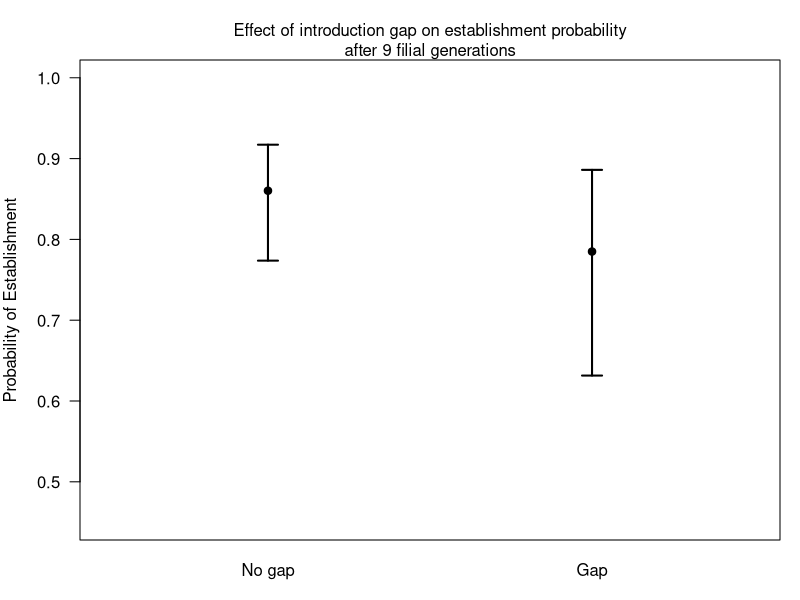

Write the R code that produced this figure. (Note: this script raises an error after producing the figure.)
#### Title: Extinction probability analysis ####
###
### Author: Michael Koontz
### Email: mikoontz@gmail.com
###
### Date Created: 20150502
### Penultimate Updated: 20160124 (Changed frame of reference from extinction to establishment)
### Last Updated: 20161120
###
#### Purpose: Use tidy extinction data to assess the probability of extinction depending on different covariates. ####
###
### There are 6 different analysis presented here. 

### The first uses generation 9 (the end of the experiment) as the fixed point where we assess whether or not a population has established.

### The second analysis uses generation 6 as the fixed point where we assess whether or not a population has established. Generation 6 is after all introductions have completed, but before we see the rapid decline in population abundance that may indicate an additional biological process is at work.

### The third analysis uses all generations after introductions are complete (5 through 9) and includes a random effect of population ID to account for the repeated measures. This analysis was halted early on due to an inability to fit the models to the data.

### The fourth analysis uses generation 5 as the fixed point where we assess whether or not a population has established. Generation 5 is the first generation after all introductions have completed for all populations.

### The fifth analysis uses a relative timepoint to measure extant/extinct. Here, we assess establishment 5 generations after the final introduction event for each introduction regime. Since the 20x1 introduction regime took 1 generation to implement (new individuals to a patch in generation P), we look at generation 5 (F5) for establishment. Since the 4x5 introduction regime took 5 generations to implement (new individuals to a patch in generations P, F1, F2, F3, F4), we look at generation 9 (F9) for establishment. This analysis preempts the counterargument that the fewer, larger introductions had more time to go extinct, thus we see they have a lower estimated establishment probability at any given absolute time point.

### Sixth analysis assess establishment at generation 7

#### Load libraries, read data, and set it up for analysis ####
# Clear environment if necessary
# rm(list=ls())

library(lme4)
library(lsmeans)
library(multcompView)
library(tidyr)

b <- read.csv("data/clean-establishment-data.csv")
b$number <- as.factor(b$number)
b$block <- as.factor(b$block)
b$gap <- as.factor(b$gap)


##### Analysis 1: Extant/extinct assessment at generation 9 #####

#### Analysis 1: Assessing effect of the introduction gap ####

# Subset data to represent the only blocks and introduction treatments that COULD have experienced introduction gaps
gap.potential <- subset(b, subset=(block!=3)&(number%in%c(2,4)))

# We use a simple random effects structure here, because there is far less data in this subsetted dataset. Use extant assessment at generation 10 (9 full censuses after initial introduction).
m1 <- glmer(extant9 ~ number*environment*gap + (1 | block), data=gap.potential, family=binomial, control=glmerControl(optimizer="bobyqa"))

# Update the model fit to remove the 3-way interaction
m2 <- update(m1, formula= .~. - number:environment:gap)

anova(m1,m2) # LRT suggests model with 3-way interaction is not more likely than model with additive effect of gap. Drop 3-way interaction with gap.

m3 <- update(m2, formula= .~. -gap:environment)

anova(m2, m3) # LRT suggests model with interaction between gap and environment is not more likely than model without, so we drop the gap:environment interaction.

m4 <- update(m3, formula= .~. -gap:number)

anova(m3, m4) # LRT suggests model with interaction between gap and propagule number is not more likely than model without, so we drop the gap:number interaction.

m5 <- update(m4, formula= .~. -gap)

anova(m4, m5) # LRT suggests that the model with an additive effect of gap is NOT more likely than the model without, so we drop the effect of gap. Note this is DIFFERENT than the analysis where extant/extinct is assessed relative to when introductions finish.

#--------------------
#### Analysis 1: Plot effect (if any) of introduction gap ####
# Quick plot to show marginal effect of introduction gap (very overlapping CIs when looking at generation 9)
#--------------------
# Recall that plogis() has the effect of being an inverse logit function and qlogis() has the effect of being a logit function.

ls <- summary(lsmeans::lsmeans(m4, pairwise ~ as.factor(gap), adjust="none")$lsmeans)

cont <- lsmeans::lsmeans(m4, pairwise ~ as.factor(gap), adjust="none")$contrasts
cont.mu <- plogis(summary(cont)$estimate)
cont.SE <- c(plogis(summary(cont)$estimate - summary(cont)$SE), plogis(summary(cont)$estimate + summary(cont)$SE))
cont.SE

mu <- plogis(ls$lsmean)
CI <- rbind(plogis(ls$asymp.LCL), plogis(ls$asymp.UCL))

# pdf("Clean Plots/introduction gap effect.pdf", height=3.75, width=3.75)
par(mar=c(3,4,3,1))
plot(x=c(1,2), y=mu, ylim=c(0.45, 1), xlim=c(0.5,2.5), las=1, pch=19, xaxt="n", xlab=NA, ylab="Probability of Establishment")
axis(side=1, at=c(1,2), labels=c("No gap", "Gap"), tick=FALSE)
arrows(x0=c(1,2), y0=CI[1,], y1=CI[2,], code=3, length=0.1, angle=90, lwd=2)
# dev.off()

mtext(side=3, text="Effect of introduction gap on establishment probability\nafter 9 filial generations")

#-----------------------
# No need to trim the data to exclude those populations that experienced an introduction gap.
#-----------------------

# Subset to remove populations with an introduction gap
b.trim <- b

#-------------------
#### Analysis 1: Determining the random effects structure ####
### Test whether there are interactions between the covariates and the random effect of block
#-------------------

# The 'keep it maximal' random effects structure; Possibly too many parameters to justify this approach.
m5a <- glmer(extant9 ~ number*environment + (number*environment | block), data=b.trim, family=binomial, control=glmerControl(optimizer="bobyqa")) # Doesn't converge

m5b <- update(m5a, formula= .~ number*environment + (number + environment | block))

anova(m5a, m5b) # Doesn't appear to be a three way interaction bw number, environment, and block.

m5c <- update(m5b, formula= . ~ number*environment + (number | block))

anova(m5b, m5c) # No interaction between block and environment

m5d <- update(m5c, formula= . ~ number*environment + (environment | block))

anova(m5c, m5d) # No interaction between block and number

# There appear to be no interactions between block and the fixed covariates, so we use a simple random intercept structure for the random effect of temporal block.

#----------------
#### Analysis 1: Influence of fixed effects ####
#----------------

# Use LRT tests to guide interpretation, but all fixed effects will remain in the model in the end
m6 <- glmer(extant9 ~ number*environment + (1 | block), data=b.trim, family=binomial, control=glmerControl(optimizer="bobyqa"))

m7 <- update(m6, formula= .~. - number:environment)

anova(m6, m7) # Doesn't appear to be an interaction between propagule number and environmental stability

m8 <- update(m7, formula= .~. -environment)

anova(m7, m8) # Environment doesn't seem to affect extinction probability

m9 <- update(m8, formula= .~. -number)

anova(m8, m9) # Propagule number seems to be very important for extinction probability

# The final model which includes all fixed effects and uses the trimmed dataset without populations that experienced a gap in the introduction period
final <- m6

#### Analysis 1: Interpretation and contrasts ####

results <- lsmeans::lsmeans(final, pairwise ~ number, adjust="none")
results
posthoc <- summary(results$lsmeans)

sig_letters <- lsmeans::cld(results, Letters = letters)$.group[order(cld(results)$number)]
xvals <- 1:length(posthoc$lsmean)
min_y <- min(plogis(posthoc$asymp.LCL))

plot(x = xvals, y=plogis(posthoc$lsmean), 
     ylim=c(min_y, 1.0), 
     xlim = range(xvals) + c(-0.5, 0.5), 
     las=1, 
     pch=19, 
     xaxt="n", 
     xlab="Introduction regime", 
     ylab="Establishment probability", 
     bty="L")

axis(side=1, 
     at = xvals, 
     labels = c("20x1","10x2","5x4","4x5"), 
     tick = FALSE)

arrows(x0 = xvals, 
       y0 = plogis(posthoc$asymp.LCL), 
       y1 = plogis(posthoc$asymp.UCL), 
       code = 3, 
       length = 0.1, 
       angle = 90, 
       lwd = 2)

text(x = 1:4, y = 1.02, labels = sig_letters)

mtext(side=3, 
      text="Effect of propagule number on extinction probability\nafter 9 filial generations", 
      line = 2)
#### Analysis 1: Effect of temporary extinctions ####

bb <- subset(b.trim, subset=number %in% c(2,4,5))
bb$temp <- ifelse(bb$temp.extinctions > 0, yes=TRUE, no=FALSE)
bb$temp <- as.factor(bb$temp)

(nrow(b.trim) - sum(b.trim$extant9)) / nrow(b.trim)
# Total extinct through 9 generations: 150/917 = 0.164
(nrow(b.trim) - sum(b.trim$extant_5_after)) / nrow(b.trim)
# Total extinct 5 generations after final intro: 108/917 = 0.1178

sum(b.trim$temp.extinctions > 0) / nrow(bb)
# Temporary extinction before new introduction: 115/677 = 0.1699
sum(b.trim$temp.extinctions > 1) / nrow(bb)
# Temporarily extinct twice before new introduction: 13/677 = 0.0192
sum(b.trim$temp.extinctions > 2) / nrow(bb)
# Temporarily extinct thrice before new introduction: 1/677 = 0.00148

# Proportion extant at end of experiment
aggregate(extant_5_after ~ temp + number, FUN=mean, data=bb) 
aggregate(loss ~ number, FUN=mean, data=bb)
aggregate(temp.extinctions ~ number, FUN=sum, data=bb)

tempA <- glmer(extant9 ~ number*environment + temp + (1 | block), data=bb, family=binomial, control=glmerControl(optimizer="bobyqa"))

reducedModel <- glmer(extant9 ~ number*environment + (1 | block), data=bb, family=binomial, control=glmerControl(optimizer="bobyqa"))

anova(tempA, reducedModel) # Significant effect of temporary extinction versus not

lossA <- glmer(extant9 ~ number*environment + loss + (1 | block), data=bb, family=binomial, control=glmerControl(optimizer="bobyqa"))

anova(lossA, reducedModel) # Significant effect of AMOUNT of loss. More genetic inputs lost meant a higher extinction probability
summary(lossA) # One more potential beetle lost means a decrease in 0.11 log odds of establishment.
# plogis(0.92) # Mean probability of establishment
# plogis(0.92 - 0.11) # Approximate probability of establishment with 1 fewer individual
# plogis(0.92 - .11*5) # Approximate probability of establishment with 5 fewer individuals



##### Analysis 2: Extant/extinct assessment at generation 6 #####

#### Analysis 2: Assessing effect of the introduction gap ####
# Subset data to represent the only blocks and introduction treatments that COULD have experienced introduction gaps
gap.potential <- subset(b, subset=(block!=3)&(number%in%c(2,4)))

# We use a simple random effects structure here, because there is far less data in this subsetted dataset. Use extant assessment at generation 6.
m1 <- glmer(extant6 ~ number*environment*gap + (1 | block), data=gap.potential, family=binomial, control=glmerControl(optimizer="bobyqa"))
# Model fails to converge...

# Update the model fit to remove the 3-way interaction
m2 <- update(m1, formula= .~. - number:environment:gap)
# This model is nearly unidentifiable.

anova(m1,m2) # LRT suggests model with 3-way interaction is not more likely than model with additive effect of gap. Drop 3-way interaction with gap. Also, the previous model failed to converge so really we'll "start" with the model that doesn't have the 3-way interaction

m3 <- update(m2, formula= .~. -gap:environment)

anova(m2, m3) # LRT suggests model with interaction between gap and environment is not more likely than model without, so we drop the gap:environment interaction. Also, m2 and m3 didn't fit without a Warning about degenerate Hessians.

m4 <- update(m3, formula= .~. -gap:number) # This is the first model that fits without throwing a Warning message. Let's use this as the fullest model.

anova(m3, m4) # LRT suggests model with interaction between gap and propagule number IS more likely than the model without, so we have to deal with this.

#--------------------
#### Analysis 2: Plot effect (if any) of introduction gap ####
# Quick plot to show marginal effect of introduction gap (very overlapping CIs when looking at generation 9)
#--------------------
# Recall that plogis() has the effect of being an inverse logit function and qlogis() has the effect of being a logit function.

ls <- summary(lsmeans::lsmeans(m4, pairwise ~ as.factor(gap) + number, adjust="none")$lsmeans)

cont <- lsmeans::lsmeans(m4, pairwise ~ as.factor(gap) + number, adjust="none")$contrasts
cont.mu <- plogis(summary(cont)$estimate)
cont.SE <- c(plogis(summary(cont)$estimate - summary(cont)$SE), plogis(summary(cont)$estimate + summary(cont)$SE))
cont.SE

mu <- plogis(ls$lsmean)
CI <- rbind(plogis(ls$asymp.LCL), plogis(ls$asymp.UCL))

# pdf("Clean Plots/introduction gap effect.pdf", height=3.75, width=3.75)
par(mar=c(5,4,2,1))
plot(x=1:4, y=mu, ylim=c(0.45, 1), xlim=c(0.5,4.5), las=1, pch=19, xaxt="n", xlab=NA, ylab="Probability of Establishment")
axis(side=1, at=1:4, labels=rep(c("No gap", "Gap"), times = 2), tick=FALSE)
mtext(side = 1, at = c(1.5, 3.5), text = c("10x2", "5x4"), line = 3)

arrows(x0=1:4, y0=CI[1,], y1=CI[2,], code=3, length=0.1, angle=90, lwd=2)
# dev.off()

mtext(side=3, text="Effect of introduction gap on establishment probability\nafter 6 generations")

#-----------------------
# We need to trim the data to exclude those populations that experienced an introduction gap.
#-----------------------

# Subset to remove populations with an introduction gap
b.trim <- b[b$gap == "FALSE", ]
# dim(b.trim) # 842 populations didn't experience an introduction gap.

#-------------------
#### Analysis 2: Determining the random effects structure ####
# Test whether there are interactions between the covariates and the random effect of block
#-------------------

# The 'keep it maximal' random effects structure; Possibly too many parameters to justify this approach.
m5a <- glmer(extant6 ~ number*environment + (number*environment | block), data=b.trim, family=binomial, control=glmerControl(optimizer="bobyqa"))

m5b <- update(m5a, formula= .~ number*environment + (number + environment | block)) # This is the most complicated random effects structure we can fit.

anova(m5a, m5b) # Doesn't appear to be a three way interaction bw number, environment, and block based on LRT, but we had trouble fitting the m5a model.

m5c <- update(m5b, formula= . ~ number*environment + (number | block))

anova(m5b, m5c) # No interaction between block and environment

m5d <- update(m5c, formula= . ~ number*environment + (environment | block))

anova(m5c, m5d) # No interaction between block and number

# There appear to be no interactions between block and the fixed covariates, so we use a simple random intercept structure for the random effect of temporal block.

#----------------
#### Analysis 2: Influence of fixed effects ####

# Use LRT tests to guide interpretation, but all fixed effects will remain in the model in the end
m6 <- glmer(extant6 ~ number + environment + number:environment + (1 | block), data=b.trim, family=binomial, control=glmerControl(optimizer="bobyqa"))

m7 <- update(m6, formula= .~. - number:environment)

anova(m6, m7) # Doesn't appear to be an interaction between propagule number and environmental stability

m8 <- update(m7, formula= .~. -environment)

anova(m7, m8) # Environment doesn't seem to affect extinction probability

m9 <- update(m8, formula= .~. -number)

anova(m8, m9) # Propagule number seems to be very important for extinction probability

# The final model which includes all fixed effects and uses the trimmed dataset without populations that experienced a gap in the introduction period
final <- m6
#### Analysis 2: Interpretation and contrasts ####

results <- lsmeans::lsmeans(final, pairwise ~ number, adjust="none")
results
posthoc <- summary(results$lsmeans)

sig_letters <- lsmeans::cld(results, Letters = letters)$.group[order(cld(results)$number)]
xvals <- 1:length(posthoc$lsmean)

plot(x = xvals, y=plogis(posthoc$lsmean), 
     ylim=c(0.7, 1.0), 
     xlim = range(xvals) + c(-0.5, 0.5), 
     las=1, 
     pch=19, 
     xaxt="n", 
     xlab="Introduction regime", 
     ylab="Establishment probability", 
     col=cols, 
     bty="L")

# cols <- c("dodgerblue", "brown1", "gold", "green")
cols <- "black"

axis(side=1, 
     at = xvals, 
     labels = c("20x1","10x2","5x4","4x5"), 
     tick = FALSE)

arrows(x0 = xvals, 
       y0 = plogis(posthoc$asymp.LCL), 
       y1 = plogis(posthoc$asymp.UCL), 
       code = 3, 
       length = 0.1, 
       angle = 90, 
       lwd = 2,
       col = cols)

text(x = 1:4, y = 1.02, labels = sig_letters)

mtext(side=3, 
      text="Effect of propagule number on extinction probability\nafter 6 generations", 
      line = 2)

##### Analysis 3: Extant/extinct assessment at each generation, include generation as a fixed effect, population ID as random effect #####

#### Analysis 3: Assessing effect of the introduction gap ####
bb <- subset(b, select = c("ID", "block", "number", "environment", "gap", paste0("extant", 1:9)))

# Gather the extant/extinct assessments currently in short form across columns into a 2-column pair of keys and values.
long_b <- gather(bb, key = generation, value = extant, -c(ID, block, number, environment, gap))
# Convert the gathered "generation" column to a numeric value representing which filial generation the row refers to
long_b$generation <- as.numeric(substr(long_b$generation, start = 7, stop = nchar(long_b$generation)))

# We are only interested in generations 5 through 9, which represent time points with all introductions completed
long_b <- subset(long_b, generation >= 5)

gap.potential <- subset(long_b, subset=(block!=3)&(number%in%c(2,4)))

str(gap.potential)
fm1 <- glmer(extant ~ number * environment * generation + gap + (1 | ID) + (1 | block), data = gap.potential, family = "binomial", control=glmerControl(optimizer="bobyqa"))

fm2 <- update(fm1, . ~ . - gap)
anova(fm1, fm2) # Looks like model with gap is more likely than the model without, so we'll drop those populations that experienced an introduction gap.

b_trim <- long_b[long_b$gap == "FALSE", ]
#### Analysis 3: Determining the random effects structure ####
# Even the simplest possible model that we'd be interested in won't fit using this framework. Let's abandon it in favor of fitting models for each generation that we care about.
fm1 <- glmer(extant ~ number * environment + generation + (1 | ID) + (1 | block), data = b_trim, family = "binomial", control=glmerControl(optimizer="bobyqa"))

# What about ensuring ID is a factor?
b_trim$ID <- as.factor(b_trim$ID)
fm2 <- glmer(extant ~ number * environment + generation + (1 | ID) + (1 | block), data = b_trim, family = "binomial", control=glmerControl(optimizer="bobyqa"))
#No convergence.

# What about making generation a factor?
fm3 <- glmer(extant ~ number * environment + as.factor(generation) + (1 | ID) + (1 | block), data = b_trim, family = "binomial", control=glmerControl(optimizer="bobyqa"))
# Still no convergence.
# Additional check if no convergence should be worrisome
relgrad <- with(fm3@optinfo$derivs, solve(Hessian, gradient))
max(abs(relgrad))


# What kind of variation is in the data?
aggregate(extant ~ number + environment + generation, FUN = mean, data = b_trim)
# Some, but not a lot when broken down by generation like this. Perhaps that's why the model won't converge?

##### Analysis 4: Extant/extinct assessment at generation 5 #####
## This analysis may not prove useful, as no populations in the 4x5 introduction regime went extinct by this time.
#### Analysis 4: Assessing effect of the introduction gap ####
# Subset data to represent the only blocks and introduction treatments that COULD have experienced introduction gaps
gap.potential <- subset(b, subset=(block!=3)&(number%in%c(2,4)))

# We use a simple random effects structure here, because there is far less data in this subsetted dataset. Use extant assessment at generation 10 (9 full censuses after initial introduction).
m1 <- glmer(extant5 ~ number*environment*gap + (1 | block), data=gap.potential, family=binomial, control=glmerControl(optimizer="bobyqa"))

# Update the model fit to remove the 3-way interaction
m2 <- update(m1, formula= .~. - number:environment:gap)

anova(m1,m2) # LRT suggests model with 3-way interaction is not more likely than model with additive effect of gap. Also, model with 3-way interaction failed to converge. Drop 3-way interaction with gap.

m3 <- update(m2, formula= .~. -gap:environment)

anova(m2, m3) # LRT suggests model with interaction between gap and environment is not more likely than model without, so we drop the gap:environment interaction.

m4 <- update(m3, formula= .~. -gap:number)

anova(m3, m4) # LRT suggests model with interaction between gap and propagule number is not more likely than model without, so we drop the gap:number interaction.

m5 <- update(m4, formula= .~. -gap)

anova(m4, m5) # LRT suggests that the model with an additive effect of gap is NOT more likely than the model without, so we drop the effect of gap.
#### Analysis 4: Plot effect (if any) of introduction gap ####
# Quick plot to show marginal effect of introduction gap (very overlapping CIs when looking at generation 9)
#--------------------
# Recall that plogis() has the effect of being an inverse logit function and qlogis() has the effect of being a logit function.

ls <- summary(lsmeans::lsmeans(m4, pairwise ~ as.factor(gap), adjust="none")$lsmeans)

cont <- lsmeans::lsmeans(m4, pairwise ~ as.factor(gap), adjust="none")$contrasts
cont.mu <- plogis(summary(cont)$estimate)
cont.SE <- c(plogis(summary(cont)$estimate - summary(cont)$SE), plogis(summary(cont)$estimate + summary(cont)$SE))
cont.SE

mu <- plogis(ls$lsmean)
CI <- rbind(plogis(ls$asymp.LCL), plogis(ls$asymp.UCL))

# pdf("Clean Plots/introduction gap effect.pdf", height=3.75, width=3.75)
par(mar=c(5,4,2,1))
plot(x=1:2, y=mu, ylim=c(0.45, 1), xlim=c(0.5,2.5), las=1, pch=19, xaxt="n", xlab=NA, ylab="Probability of Establishment")
axis(side=1, at=1:4, labels=rep(c("No gap", "Gap"), times = 2), tick=FALSE)

arrows(x0=1:4, y0=CI[1,], y1=CI[2,], code=3, length=0.1, angle=90, lwd=2)
# dev.off()

mtext(side=3, text="Effect of introduction gap on establishment probability\nafter 5 generations")

#-----------------------
# No need to trim the data to exclude those populations that experienced an introduction gap.
#-----------------------

# Subset to remove populations with an introduction gap
b.trim <- b
#### Analysis 4: Determining the random effects structure ####
# Test whether there are interactions between the covariates and the random effect of block
#-------------------

# The 'keep it maximal' random effects structure; Possibly too many parameters to justify this approach.
m5a <- glmer(extant5 ~ number*environment + (number*environment | block), data=b.trim, family=binomial, control=glmerControl(optimizer="bobyqa")) # This model doesn't converge

m5b <- update(m5a, formula= .~ number*environment + (number + environment | block)) # This model doesn't converge

anova(m5a, m5b) # Doesn't appear to be a three way interaction bw number, environment, and block based on LRT, but we had trouble fitting the m5a model.

m5c <- update(m5b, formula= . ~ number*environment + (number | block)) # This model doesn't converge

anova(m5b, m5c) # No interaction between block and environment

m5d <- update(m5c, formula= . ~ number*environment + (environment | block)) # This is the most complicated random effects structure whose model converges

anova(m5c, m5d) # No interaction between block and number
# There appear to be no interactions between block and the fixed covariates, so we use a simple random intercept structure for the random effect of temporal block.
# m6 <- update(m5d, formula = . ~ number * environment + (1 | block))
#### Analysis 4: Influence of fixed effects ####
# Use LRT tests to guide interpretation, but all fixed effects will remain in the model in the end
m6 <- glmer(extant5 ~ number + environment + number:environment + (1 | block), data=b.trim, family=binomial, control=glmerControl(optimizer="bobyqa")) # Model fails to converge. Problem is that the 4x5 introduction regime has NO extinctions yet at generation 5

m7 <- update(m6, formula= .~. - number:environment) # Model fails to converge

anova(m6, m7) # Doesn't appear to be an interaction between propagule number and environmental stability

m8 <- update(m7, formula= .~. -environment) # This model does converge

anova(m7, m8) # Environment doesn't seem to affect extinction probability

m9 <- update(m8, formula= .~. -number) # This model also converges

anova(m8, m9) # Propagule number seems to be very important for extinction probability

# The final model which includes all fixed effects and uses the trimmed dataset without populations that experienced a gap in the introduction period. Note though that this model didn't converge.

final <- m6
#### Analysis 4: Interpretation and contrasts ####

results <- lsmeans::lsmeans(final, pairwise ~ number, adjust="none")
results
posthoc <- summary(results$lsmeans)

sig_letters <- lsmeans::cld(results, Letters = letters)$.group[order(cld(results)$number)]
xvals <- 1:length(posthoc$lsmean)
min_y <- min(plogis(posthoc$asymp.LCL))

plot(x = xvals, y=plogis(posthoc$lsmean), 
     ylim=c(min_y, 1.0), 
     xlim = range(xvals) + c(-0.5, 0.5), 
     las=1, 
     pch=19, 
     xaxt="n", 
     xlab="Introduction regime", 
     ylab="Establishment probability", 
     col=cols, 
     bty="L")

# cols <- c("dodgerblue", "brown1", "gold", "green")
cols <- "black"

axis(side=1, 
     at = xvals, 
     labels = c("20x1","10x2","5x4","4x5"), 
     tick = FALSE)

arrows(x0 = xvals, 
       y0 = plogis(posthoc$asymp.LCL), 
       y1 = plogis(posthoc$asymp.UCL), 
       code = 3, 
       length = 0.1, 
       angle = 90, 
       lwd = 2,
       col = cols)

text(x = 1:4, y = 1.02, labels = sig_letters)

mtext(side=3, 
      text="Effect of propagule number on extinction probability\nafter 5 filial generations", 
      line = 2)

##### Analysis 5: Extant/extinct assessment 5 generations after final introduction event #####

#### Analysis 5: Assessing effect of the introduction gap ####

# Subset data to represent the only blocks and introduction treatments that COULD have experienced introduction gaps
gap.potential <- subset(b, subset=(block!=3)&(number%in%c(2,4)))

# We use a simple random effects structure here, because there is far less data in this subsetted dataset. Use extant assessment at generation 10 (9 full censuses after initial introduction).

m1 <- glmer(extant_5_after ~ number*environment*gap + (1 | block), data=gap.potential, family=binomial, control=glmerControl(optimizer="bobyqa"))

# Update the model fit to remove the 3-way interaction
m2 <- update(m1, formula= .~. - number:environment:gap)

anova(m1,m2) # LRT suggests model with 3-way interaction is not more likely than model with additive effect of gap. Drop 3-way interaction with gap.

m3 <- update(m2, formula= .~. -gap:environment)

anova(m2, m3) # LRT suggests model with interaction between gap and environment is not more likely than model without, so we drop the gap:environment interaction.

m4 <- update(m3, formula= .~. -gap:number)

anova(m3, m4) # LRT suggests model with interaction between gap and propagule number is not more likely than model without, so we drop the gap:number interaction.

m5 <- update(m4, formula= .~. -gap)

anova(m4, m5) # LRT suggests that the model with an additive effect of gap IS more likely than model without, so we deal with this by removing populations that experienced an introduction gap.

#--------------------
#### Analysis 5: Plot effect (if any) of introduction gap ####
# Quick plot to show marginal effect of introduction gap (very overlapping CIs when looking at generation 9)
#--------------------
# Recall that plogis() has the effect of being an inverse logit function and qlogis() has the effect of being a logit function.

ls <- summary(lsmeans::lsmeans(m4, pairwise ~ as.factor(gap), adjust="none")$lsmeans)

cont <- lsmeans::lsmeans(m4, pairwise ~ as.factor(gap), adjust="none")$contrasts
cont.mu <- plogis(summary(cont)$estimate)
cont.SE <- c(plogis(summary(cont)$estimate - summary(cont)$SE), plogis(summary(cont)$estimate + summary(cont)$SE))
cont.SE

mu <- plogis(ls$lsmean)
CI <- rbind(plogis(ls$asymp.LCL), plogis(ls$asymp.UCL))

# pdf("Clean Plots/introduction gap effect.pdf", height=3.75, width=3.75)
par(mar=c(3,4,3,1))
plot(x=c(1,2), y=mu, ylim=c(0.45, 1), xlim=c(0.5,2.5), las=1, pch=19, xaxt="n", xlab=NA, ylab="Probability of Establishment")
axis(side=1, at=c(1,2), labels=c("No gap", "Gap"), tick=FALSE)
arrows(x0=c(1,2), y0=CI[1,], y1=CI[2,], code=3, length=0.1, angle=90, lwd=2)
# dev.off()

mtext(side=3, text="Effect of introduction gap on establishment probability\n5 generations after the final introductione event")

### Introduction gap significantly decreases the probability of establishment.

#-----------------------
# We need to trim the data to exclude those populations that experienced an introduction gap.
#-----------------------

# Subset to remove populations with an introduction gap
b.trim <- b[b$gap == "FALSE", ]

#-------------------
#### Analysis 5: Determining the random effects structure ####
### Test whether there are interactions between the covariates and the random effect of block
#-------------------

# The 'keep it maximal' random effects structure; Possibly too many parameters to justify this approach.
m5a <- glmer(extant_5_after ~ number*environment + (number*environment | block), data=b.trim, family=binomial, control=glmerControl(optimizer="bobyqa")) # as we might expect, the model doesn't fit.

m5b <- update(m5a, formula= .~ number*environment + (number + environment | block)) # This one does converge and has the most complex random effects structure we could use.

anova(m5a, m5b) # Doesn't appear to be a three way interaction bw number, environment, and block.

m5c <- update(m5b, formula= . ~ number*environment + (number | block))

anova(m5b, m5c) # No interaction between block and environment

m5d <- update(m5c, formula= . ~ number*environment + (environment | block))

anova(m5c, m5d) # No interaction between block and number

# There appear to be no interactions between block and the fixed covariates, so we use a simple random intercept structure for the random effect of temporal block.
#----------------
#### Analysis 5: Influence of fixed effects ####
#----------------

# Use LRT tests to guide interpretation, but all fixed effects will remain in the model in the end
m6 <- glmer(extant_5_after ~ number*environment + (1 | block), data=b.trim, family=binomial, control=glmerControl(optimizer="bobyqa"))

m7 <- update(m6, formula= .~. - number:environment)

anova(m6, m7) # Doesn't appear to be an interaction between propagule number and environmental stability

m8 <- update(m7, formula= .~. -environment)

anova(m7, m8) # Environment doesn't seem to affect extinction probability

m9 <- update(m8, formula= .~. -number)

anova(m8, m9) # Propagule number seems to be very important for extinction probability

# The final model which includes all fixed effects and uses the trimmed dataset without populations that experienced a gap in the introduction period
final <- m6
#### Analysis 5: Interpretation and contrasts ####

results <- lsmeans::lsmeans(final, pairwise ~ number, adjust="none")
results
posthoc <- summary(results$lsmeans)

sig_letters <- lsmeans::cld(results, Letters = letters)$.group[order(cld(results)$number)]
xvals <- 1:length(posthoc$lsmean)
min_y <- min(plogis(posthoc$asymp.LCL))

plot(x = xvals, y=plogis(posthoc$lsmean), 
     ylim=c(min_y, 1.0), 
     xlim = range(xvals) + c(-0.5, 0.5), 
     las=1, 
     pch=19, 
     xaxt="n", 
     xlab="Introduction regime", 
     ylab="Establishment probability", 
     col=cols, 
     bty="L")

# cols <- c("dodgerblue", "brown1", "gold", "green")
cols <- "black"

axis(side=1, 
     at = xvals, 
     labels = c("20x1","10x2","5x4","4x5"), 
     tick = FALSE)

arrows(x0 = xvals, 
       y0 = plogis(posthoc$asymp.LCL), 
       y1 = plogis(posthoc$asymp.UCL), 
       code = 3, 
       length = 0.1, 
       angle = 90, 
       lwd = 2,
       col = cols)

text(x = 1:4, y = 1.02, labels = sig_letters)

mtext(side=3, 
      text="Effect of propagule number on extinction probability\nafter 9 filial generations", 
      line = 2)
#### Analysis 5: Effect of temporary extinctions ####

bb <- subset(b.trim, subset=number %in% c(2,4,5))
bb$temp <- ifelse(bb$temp.extinctions > 0, yes=TRUE, no=FALSE)
bb$temp <- as.factor(bb$temp)

# Note for all summaries of 5 generations after last intro event, the gap populations have been removed from the dataset
(nrow(b.trim) - sum(b.trim$extant9) ) / nrow(b.trim)
# Total extinct through 9 generations: 130/842 = 0.154 
(nrow(b.trim) - sum(b.trim$extant_5_after)) / nrow(b.trim)
# Total extinct 5 generations after final intro: 90/842 = 0.107

sum(b.trim$temp.extinctions > 0) / nrow(bb)
# Temporary extinction before new introduction: 104/602 = 0.1699
sum(b.trim$temp.extinctions > 1) / nrow(bb)
# Temporarily extinct twice before new introduction: 12/602 = 0.0199
sum(b.trim$temp.extinctions > 2) / nrow(bb)
# Temporarily extinct thrice before new introduction: 1/602 = 0.00148

dim(bb)

# Proportion extant at end of experiment
aggregate(extant_5_after ~ temp + number, FUN=mean, data=bb) 
aggregate(loss ~ number, FUN=mean, data=bb)
aggregate(temp.extinctions ~ number, FUN=sum, data=bb)

tempA <- glmer(extant_5_after ~ number*environment + temp + (1 | block), data=bb, family=binomial, control=glmerControl(optimizer="bobyqa"))

reducedModel <- glmer(extant_5_after ~ number*environment + (1 | block), data=bb, family=binomial, control=glmerControl(optimizer="bobyqa"))

anova(tempA, reducedModel)
# No significant effect of temporary extinction versus not

lossA <- glmer(extant_5_after ~ number*environment + loss + (1 | block), data=bb, family=binomial, control=glmerControl(optimizer="bobyqa"))

anova(lossA, reducedModel)
# No significant effect of AMOUNT of loss. Check this against the amount of loss at different time points (up to generation 6, for instance)


##### Analysis 6: Extant/extinct assessment at generation 7 #####
# Go directly to excluding populations that experienced an introduction gap
b.trim <- b[b$gap == "FALSE", ]
# dim(b.trim) # 842 populations didn't experience an introduction gap.

m1 <- glmer(extant7 ~ number + environment + number:environment + (1 | block), data=b.trim, family=binomial, control=glmerControl(optimizer="bobyqa")) 

m2 <- update(m1, formula= .~. - number:environment)
anova(m1, m2) # Doesn't appear to be an interaction between propagule number and environmental stability

m3 <- update(m2, formula= .~. -environment)
anova(m2, m3) # Environment doesn't seem to affect extinction probability

m4 <- update(m3, formula= .~. -number)
anova(m3, m4) # Propagule number seems to be very important for extinction probability

# The final model which includes all fixed effects and uses the trimmed dataset without populations that experienced a gap in the introduction period. Note though that this model didn't converge.

final <- m1
#### Analysis 6: Interpretation and contrasts ####

results <- lsmeans::lsmeans(final, pairwise ~ number, adjust="none")
results
posthoc <- summary(results$lsmeans)

sig_letters <- lsmeans::cld(results, Letters = letters, sort = FALSE, adjust = "none")$.group
xvals <- 1:length(posthoc$lsmean)
min_y <- min(plogis(posthoc$asymp.LCL))

plot(x = xvals, y=plogis(posthoc$lsmean), 
     ylim=c(min_y, 1.02), 
     xlim = range(xvals) + c(-0.5, 0.5), 
     las=1, 
     pch=19, 
     xaxt="n", 
     xlab="Introduction regime", 
     ylab="Establishment probability", 
     bty="L")

axis(side=1, 
     at = xvals, 
     labels = c("20x1","10x2","5x4","4x5"), 
     tick = FALSE)

arrows(x0 = xvals, 
       y0 = plogis(posthoc$asymp.LCL), 
       y1 = plogis(posthoc$asymp.UCL), 
       code = 3, 
       length = 0.1, 
       angle = 90, 
       lwd = 2)

text(x = 1:4, y = 1.02, labels = sig_letters)

mtext(side=3, 
      text="Effect of propagule number on extinction probability\nafter 7 filial generations", 
      line = 2)
